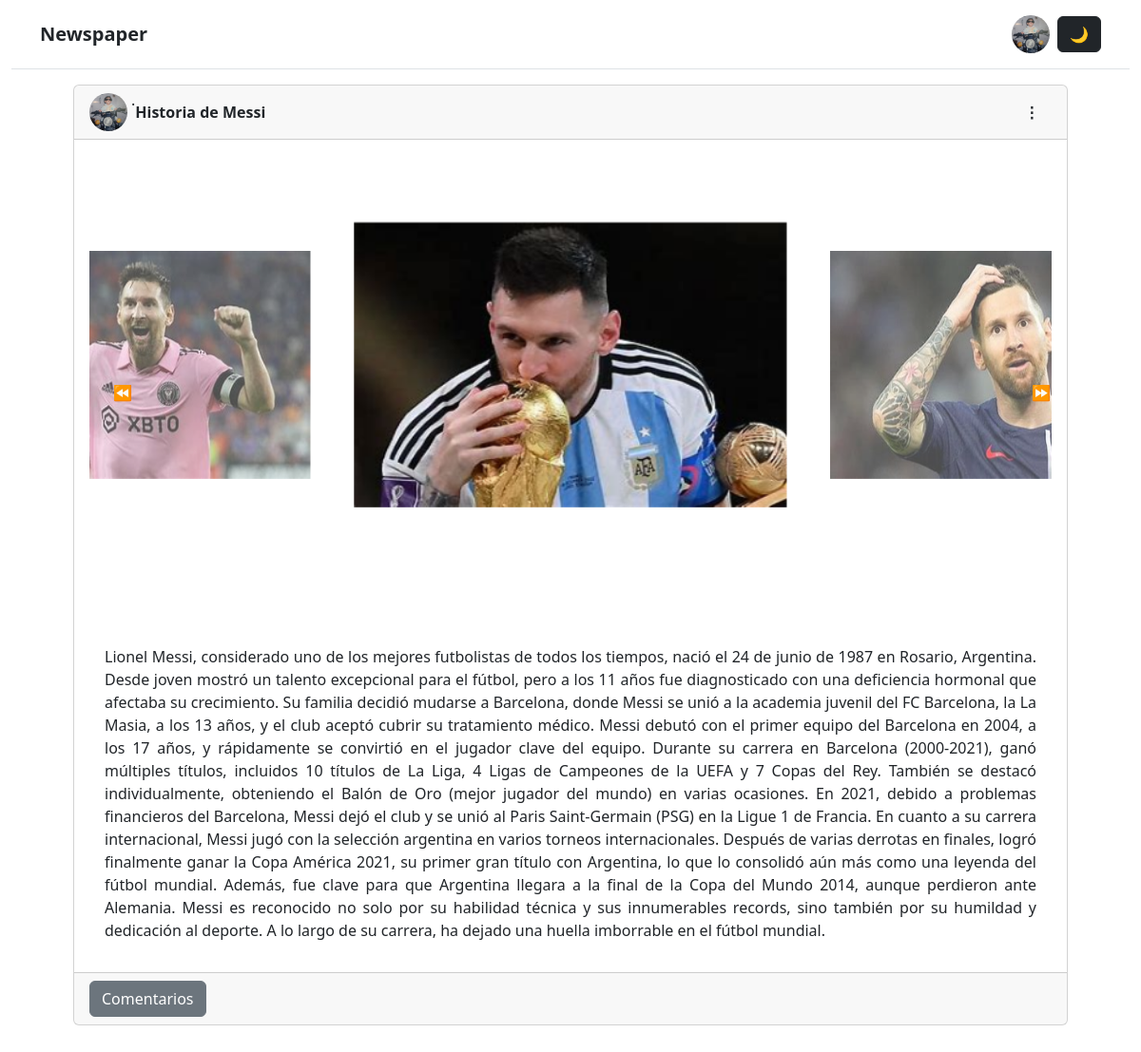
Before: /articles/article/6/ (signed in) with the older database file.
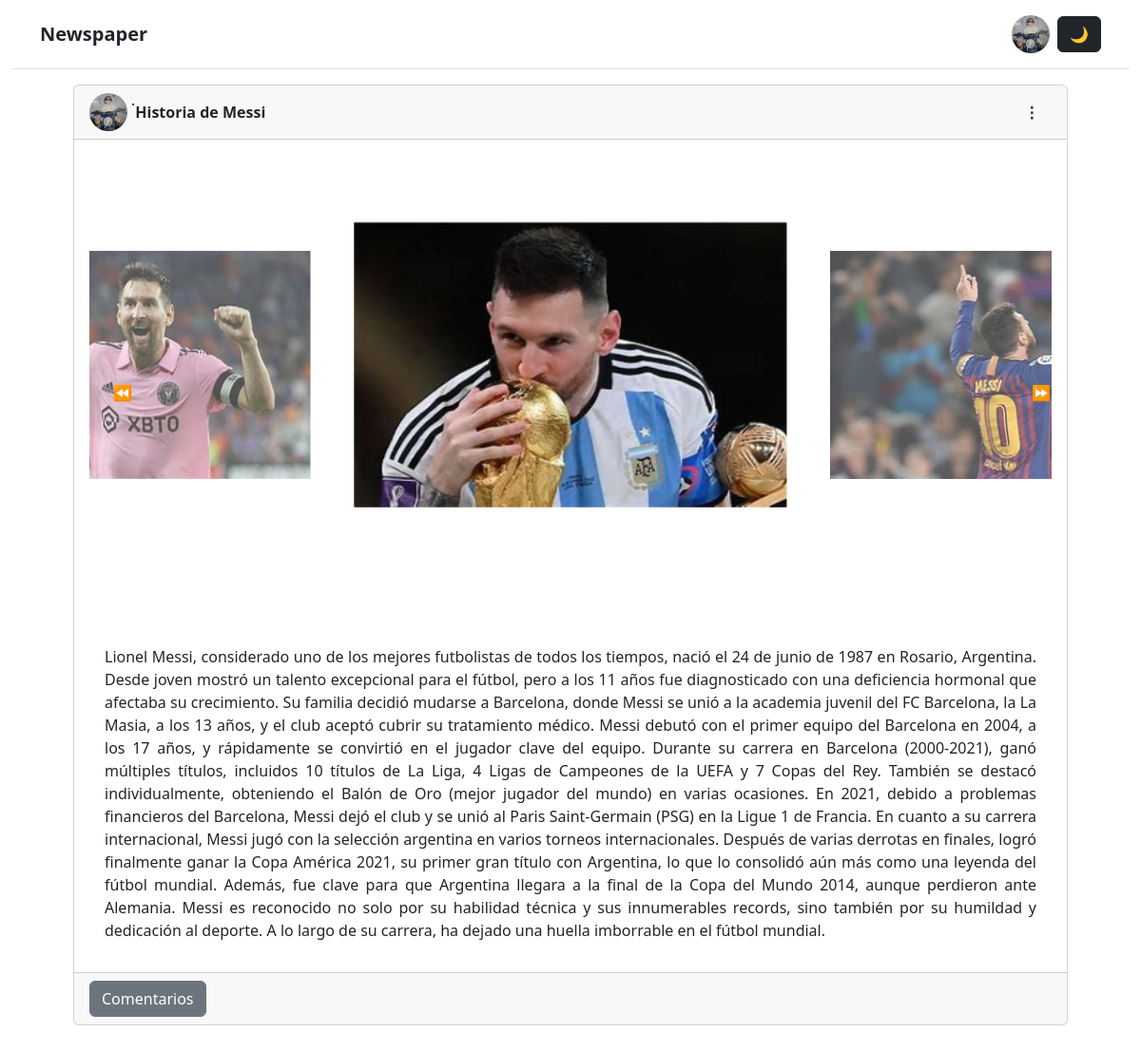
After: the same page with the newer database file.
### articles/models.py (models this page shows, shortened)
class ArticleImage(models.Model):
    article = models.ForeignKey(Article, on_delete=models.CASCADE, related_name='article_images_related')  # Modificar a 'article_images_related'
    image = models.ImageField(upload_to='article_images/')
    created_at = models.DateTimeField(auto_now_add=True)

### articles/views.py (the view, shortened to what this page needs)
# urls.py: path('article/<int:pk>/', ArticleDetailView, name='article_detail'),
def ArticleDetailView(request, pk):
    article = get_object_or_404(Article, pk=pk)
    article.comments = article.comment_set.all()  # Esto asigna los comentarios del artículo
    form = CommentForm()
    return render(request, "article_detail.html", {
        'article': article,
        'form': form
    })

### templates/article_detail.html (shortened to what this page needs)
{% extends 'base.html' %}
{% load static %}
{% load crispy_forms_tags %}
{% block content %}
{% if user.is_authenticated %}
    <div class="card mt-3 dropdown container-article" id="{{ article.id }}">
        <div class="card-header d-flex header-and-footer container-fluid">
            <span class="font-weight-bold b">
                <img style="height: 30px; width: 30px; border-radius: 50%;" class="img-fluid img-user me-1"
                     src="{% if article.author.image and article.author.image.url %}{{ article.author.image.url }}{% else %}{% static 'img/user.png' %}{% endif %}" alt="{{ article.author }}"/>
            </span>&middot;
            <span class="mt-2"><strong>{{ article.title }}</strong></span>
            {% if article.author.username == request.user.username %}
                <button class="btn ms-auto" type="button" id="dropdownMenuButton" data-bs-toggle="dropdown" aria-expanded="false">
                    <strong> &#x22EE;</strong>
                </button>
            {% endif %}
        </div>
        <div class="card-body container-fluid">
            {% if article.article_images_related.exists %}
                <div class="container_carru container-fluid" id="carousel-{{ article.id }}">
                    <div class="actions" id="actions-{{ article.id }}">
                        <a class="arrow btn" id="arrowleft-{{ article.id }}">⏪</a>
                        <a class="arrow btn" id="arrowrigth-{{ article.id }}">⏩</a>
                    </div>
                    <div class="items" id="items-{{ article.id }}">
                        {% with article.article_images_related.all|length as image_count %}
                            {% for image in article.article_images_related.all %}
                                <img src="{{ image.image.url }}"
                                     class="carousel-item carousel-imagen
                                            {% if image_count == 1 %}
                                                img_center_single
                                            {% elif forloop.first %}
                                                img_center
                                            {% else %}
                                                img_left
                                            {% endif %}"
                                     alt="Article Image">
                            {% endfor %}
                        {% endwith %}
                    </div>
                </div>
            {% else %}
                <p class="text-justify">No images available for this article.</p>
            {% endif %}
            <p class="text-justify m-3" style="text-align: justify;">{{ article.body }}</p>
        </div>
        <div class="card-footer text-start header-and-footer container-fluid">
            <button class="btn btn-secondary Comentarios" type="button" data-bs-toggle="collapse" data-bs-target="#commentsSection{{ article.id }}" aria-expanded="false" aria-controls="commentsSection">
                Comentarios
            </button>
        </div>
    </div>
{% else %}
<p>You are not logged in</p>
<a href="{% url 'login' %}">Log In</a>
<a href="{% url 'signup' %}">Sign Up</a>
{% endif %}
{% endblock %}

Changed rows visible on the page:
removed ArticleImage: image (picture)
now on this page (row unchanged): ArticleImage: image (picture)
